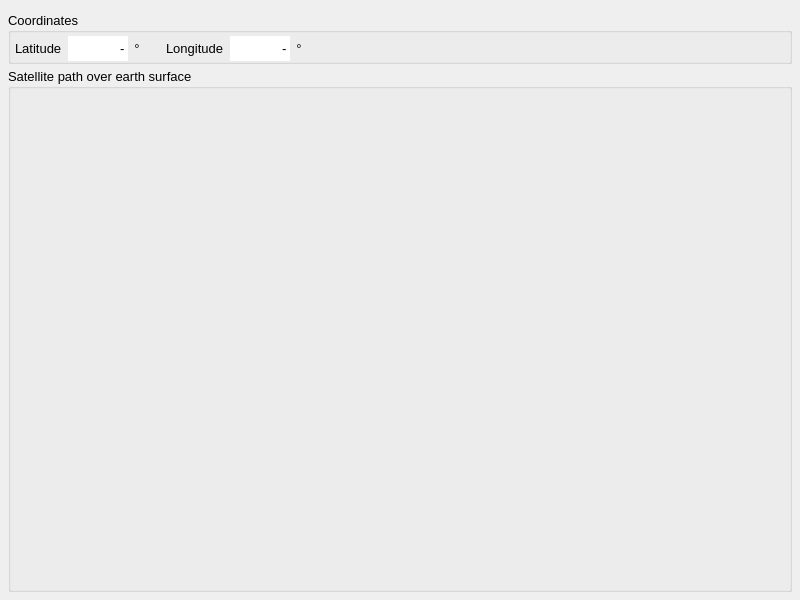
<?xml version="1.0" encoding="UTF-8"?>
<ui version="4.0">
 <class>SatelliteMapDialog</class>
 <widget class="QWidget" name="SatelliteMapDialog">
  <property name="geometry">
   <rect>
    <x>0</x>
    <y>0</y>
    <width>800</width>
    <height>600</height>
   </rect>
  </property>
  <property name="sizePolicy">
   <sizepolicy hsizetype="Preferred" vsizetype="Preferred">
    <horstretch>0</horstretch>
    <verstretch>0</verstretch>
   </sizepolicy>
  </property>
  <property name="minimumSize">
   <size>
    <width>400</width>
    <height>285</height>
   </size>
  </property>
  <property name="maximumSize">
   <size>
    <width>1600</width>
    <height>1230</height>
   </size>
  </property>
  <property name="sizeIncrement">
   <size>
    <width>10</width>
    <height>10</height>
   </size>
  </property>
  <property name="baseSize">
   <size>
    <width>10</width>
    <height>10</height>
   </size>
  </property>
  <property name="font">
   <font>
    <family>Arial</family>
    <pointsize>10</pointsize>
   </font>
  </property>
  <property name="windowTitle">
   <string>Satellite Map</string>
  </property>
  <layout class="QGridLayout" name="gridLayout" rowstretch="0" columnstretch="0">
   <property name="leftMargin">
    <number>4</number>
   </property>
   <property name="topMargin">
    <number>8</number>
   </property>
   <property name="rightMargin">
    <number>4</number>
   </property>
   <property name="bottomMargin">
    <number>4</number>
   </property>
   <property name="spacing">
    <number>4</number>
   </property>
   <item row="0" column="0">
    <layout class="QVBoxLayout" name="verticalLayout">
     <property name="spacing">
      <number>4</number>
     </property>
     <property name="leftMargin">
      <number>4</number>
     </property>
     <property name="topMargin">
      <number>4</number>
     </property>
     <property name="rightMargin">
      <number>4</number>
     </property>
     <property name="bottomMargin">
      <number>4</number>
     </property>
     <item>
      <widget class="QGroupBox" name="groupBox">
       <property name="minimumSize">
        <size>
         <width>0</width>
         <height>0</height>
        </size>
       </property>
       <property name="title">
        <string>Coordinates</string>
       </property>
       <layout class="QHBoxLayout" name="horizontalLayout">
        <property name="leftMargin">
         <number>4</number>
        </property>
        <property name="topMargin">
         <number>3</number>
        </property>
        <property name="rightMargin">
         <number>4</number>
        </property>
        <property name="bottomMargin">
         <number>0</number>
        </property>
        <item>
         <widget class="QLabel" name="label_274">
          <property name="minimumSize">
           <size>
            <width>0</width>
            <height>25</height>
           </size>
          </property>
          <property name="font">
           <font>
            <family>Arial</family>
            <pointsize>10</pointsize>
            <bold>false</bold>
           </font>
          </property>
          <property name="text">
           <string>Latitude</string>
          </property>
         </widget>
        </item>
        <item>
         <widget class="QLineEdit" name="satLatitude">
          <property name="enabled">
           <bool>true</bool>
          </property>
          <property name="minimumSize">
           <size>
            <width>0</width>
            <height>25</height>
           </size>
          </property>
          <property name="maximumSize">
           <size>
            <width>60</width>
            <height>16777215</height>
           </size>
          </property>
          <property name="font">
           <font>
            <family>Arial</family>
            <pointsize>10</pointsize>
            <bold>false</bold>
           </font>
          </property>
          <property name="mouseTracking">
           <bool>false</bool>
          </property>
          <property name="acceptDrops">
           <bool>false</bool>
          </property>
          <property name="toolTip">
           <string>Actual latitude where the satellite could be seen in zenith.</string>
          </property>
          <property name="layoutDirection">
           <enum>Qt::LayoutDirection::RightToLeft</enum>
          </property>
          <property name="text">
           <string>-</string>
          </property>
          <property name="frame">
           <bool>false</bool>
          </property>
          <property name="alignment">
           <set>Qt::AlignmentFlag::AlignRight|Qt::AlignmentFlag::AlignTrailing|Qt::AlignmentFlag::AlignVCenter</set>
          </property>
          <property name="readOnly">
           <bool>true</bool>
          </property>
         </widget>
        </item>
        <item>
         <widget class="QLabel" name="label_332">
          <property name="minimumSize">
           <size>
            <width>0</width>
            <height>25</height>
           </size>
          </property>
          <property name="font">
           <font>
            <family>Arial</family>
            <pointsize>10</pointsize>
            <bold>false</bold>
           </font>
          </property>
          <property name="text">
           <string>°</string>
          </property>
          <property name="alignment">
           <set>Qt::AlignmentFlag::AlignCenter</set>
          </property>
          <property name="wordWrap">
           <bool>false</bool>
          </property>
         </widget>
        </item>
        <item>
         <spacer name="horizontalSpacer_4">
          <property name="orientation">
           <enum>Qt::Orientation::Horizontal</enum>
          </property>
          <property name="sizeType">
           <enum>QSizePolicy::Policy::Fixed</enum>
          </property>
          <property name="sizeHint" stdset="0">
           <size>
            <width>20</width>
            <height>20</height>
           </size>
          </property>
         </spacer>
        </item>
        <item>
         <widget class="QLabel" name="label_334">
          <property name="minimumSize">
           <size>
            <width>0</width>
            <height>25</height>
           </size>
          </property>
          <property name="font">
           <font>
            <family>Arial</family>
            <pointsize>10</pointsize>
            <bold>false</bold>
           </font>
          </property>
          <property name="text">
           <string>Longitude</string>
          </property>
         </widget>
        </item>
        <item>
         <widget class="QLineEdit" name="satLongitude">
          <property name="enabled">
           <bool>true</bool>
          </property>
          <property name="minimumSize">
           <size>
            <width>0</width>
            <height>25</height>
           </size>
          </property>
          <property name="maximumSize">
           <size>
            <width>60</width>
            <height>16777215</height>
           </size>
          </property>
          <property name="font">
           <font>
            <family>Arial</family>
            <pointsize>10</pointsize>
            <bold>false</bold>
           </font>
          </property>
          <property name="mouseTracking">
           <bool>false</bool>
          </property>
          <property name="acceptDrops">
           <bool>false</bool>
          </property>
          <property name="toolTip">
           <string>Actual longitude where the satellite could be seen in zenith.</string>
          </property>
          <property name="layoutDirection">
           <enum>Qt::LayoutDirection::RightToLeft</enum>
          </property>
          <property name="text">
           <string>-</string>
          </property>
          <property name="frame">
           <bool>false</bool>
          </property>
          <property name="alignment">
           <set>Qt::AlignmentFlag::AlignRight|Qt::AlignmentFlag::AlignTrailing|Qt::AlignmentFlag::AlignVCenter</set>
          </property>
          <property name="readOnly">
           <bool>true</bool>
          </property>
         </widget>
        </item>
        <item>
         <widget class="QLabel" name="label_335">
          <property name="minimumSize">
           <size>
            <width>0</width>
            <height>25</height>
           </size>
          </property>
          <property name="font">
           <font>
            <family>Arial</family>
            <pointsize>10</pointsize>
            <bold>false</bold>
           </font>
          </property>
          <property name="text">
           <string>°</string>
          </property>
          <property name="alignment">
           <set>Qt::AlignmentFlag::AlignCenter</set>
          </property>
          <property name="wordWrap">
           <bool>false</bool>
          </property>
         </widget>
        </item>
        <item>
         <spacer name="horizontalSpacer_5">
          <property name="orientation">
           <enum>Qt::Orientation::Horizontal</enum>
          </property>
          <property name="sizeHint" stdset="0">
           <size>
            <width>70</width>
            <height>20</height>
           </size>
          </property>
         </spacer>
        </item>
       </layout>
      </widget>
     </item>
     <item>
      <layout class="QHBoxLayout" name="horizontalLayout_4">
       <item>
        <widget class="QGroupBox" name="groupEarth">
         <property name="sizePolicy">
          <sizepolicy hsizetype="Expanding" vsizetype="Expanding">
           <horstretch>0</horstretch>
           <verstretch>0</verstretch>
          </sizepolicy>
         </property>
         <property name="toolTip">
          <string>&lt;html&gt;&lt;head/&gt;&lt;body&gt;&lt;p&gt;Shows the satellite path vertical over ground.&lt;/p&gt;&lt;/body&gt;&lt;/html&gt;</string>
         </property>
         <property name="title">
          <string>Satellite path over earth surface</string>
         </property>
         <property name="large" stdset="0">
          <bool>true</bool>
         </property>
         <layout class="QGridLayout" name="gridLayout_5">
          <property name="leftMargin">
           <number>4</number>
          </property>
          <property name="topMargin">
           <number>12</number>
          </property>
          <property name="rightMargin">
           <number>8</number>
          </property>
          <property name="bottomMargin">
           <number>4</number>
          </property>
          <property name="spacing">
           <number>0</number>
          </property>
          <item row="0" column="0">
           <widget class="PlotBase" name="satEarth" native="true">
            <property name="sizePolicy">
             <sizepolicy hsizetype="Expanding" vsizetype="Expanding">
              <horstretch>0</horstretch>
              <verstretch>0</verstretch>
             </sizepolicy>
            </property>
            <property name="toolTip">
             <string/>
            </property>
           </widget>
          </item>
         </layout>
        </widget>
       </item>
      </layout>
     </item>
    </layout>
   </item>
  </layout>
 </widget>
 <customwidgets>
  <customwidget>
   <class>PlotBase</class>
   <extends>QWidget</extends>
   <header>mw4.gui.utilities.gPlotBase</header>
   <container>1</container>
  </customwidget>
 </customwidgets>
 <resources/>
 <connections/>
 <designerdata>
  <property name="gridDeltaX">
   <number>5</number>
  </property>
  <property name="gridDeltaY">
   <number>5</number>
  </property>
  <property name="gridSnapX">
   <bool>true</bool>
  </property>
  <property name="gridSnapY">
   <bool>true</bool>
  </property>
  <property name="gridVisible">
   <bool>true</bool>
  </property>
 </designerdata>
</ui>
